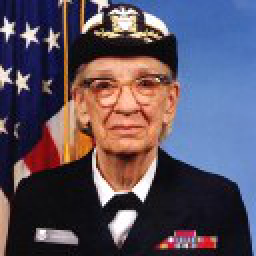
#> input picture Week_4/Pillow (PIL)/hopper.ppm, 128 x 128 px, found by its file name (shown 2 times larger)
$ python tut3.py
#> lines starting #> are read from the running program, lines starting #| are printed output that depends on the picture
from PIL import Image
import os, sys

im = Image.open("Pil/hopper.ppm")
#> im is the input picture: PIL image 128x128 RGB; mean R, G, B 89.7, 80.1, 95.4

print(im.format, im.size, im.mode)
#| PPM (128, 128) RGB

#Geometric Transforms

out = im.resize((128, 128))
out = im.rotate(45) # degrees counter-clockwise

out = im.transpose(Image.Transpose.FLIP_LEFT_RIGHT)
out = im.transpose(Image.Transpose.FLIP_TOP_BOTTOM)
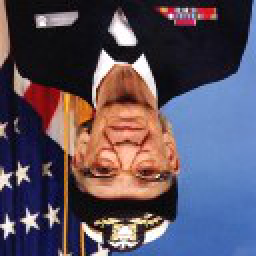
#> out: PIL image 128x128 RGB (shown 2 times larger); mean R, G, B 89.7, 80.1, 95.4
out = im.transpose(Image.Transpose.ROTATE_90)
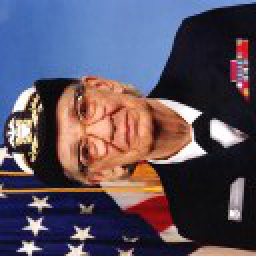
#> out: PIL image 128x128 RGB (shown 2 times larger); mean R, G, B 89.7, 80.1, 95.4
out = im.transpose(Image.Transpose.ROTATE_180)
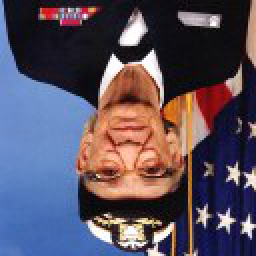
#> out: PIL image 128x128 RGB (shown 2 times larger); mean R, G, B 89.7, 80.1, 95.4

# Relative Resizing

from PIL import Image, ImageOps
size = (100, 150)
with Image.open("hopper.webp") as im:
    ImageOps.contain(im, size).save("imageops_contain.webp")
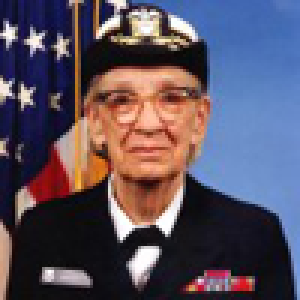
#> saved as imageops_contain.webp: PIL image 100x100 RGB (shown 3 times larger); mean R, G, B 89.7, 80.1, 95.4
    ImageOps.cover(im, size).save("imageops_cover.webp")
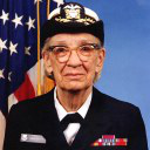
#> saved as imageops_cover.webp: PIL image 150x150 RGB; mean R, G, B 89.7, 80.1, 95.4
    ImageOps.fit(im, size).save("imageops_fit.webp")
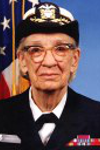
#> saved as imageops_fit.webp: PIL image 100x150 RGB; mean R, G, B 101.8, 83, 88.2
    ImageOps.pad(im, size, color="#f00").save("imageops_pad.webp")
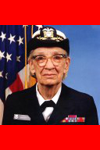
#> saved as imageops_pad.webp: PIL image 100x150 RGB; mean R, G, B 144.8, 53.4, 63.6

    # thumbnail() can also be used,
    # but will modify the image object in place
    im.thumbnail(size)
    im.save("image_thumbnail.webp")
